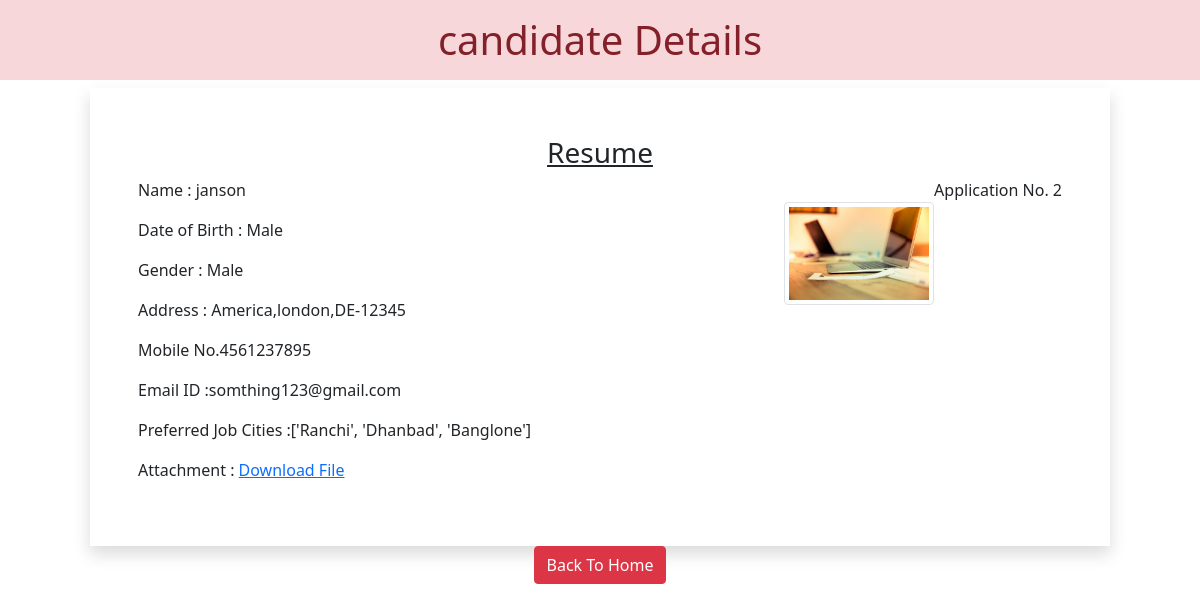
/2, run on the app's committed database.
### myapp/models.py (models this page shows)
class resume(models.Model):
    name=models.CharField(max_length=100)
    dob=models.DateField(auto_now=False, auto_now_add=False)
    gender=models.CharField(max_length=50)
    locality=models.CharField(max_length=100)
    city=models.CharField(max_length=50)
    pin=models.PositiveIntegerField()
    state=models.CharField(choices=STATE_CHOICES,max_length=50)
    mobile=models.PositiveIntegerField()
    email=models.EmailField()
    job_city=models.CharField(max_length=50)
    profile_image=models.ImageField(upload_to='profle_image',blank=True)
    my_file=models.FileField(upload_to='doc',blank=True)

### myapp/views.py (the view)
# urls.py: path('<int:pk>',views.candidateview.as_view(),name='candidate'),
class candidateview(View):
    def get(self,request,pk):
        candidate=resume.objects.get(pk=pk)
        return render(request,'myapp/candidate.html',{'candidate':candidate})

### myapp/templates/myapp/candidate.html (shortened to what this page needs)
<!DOCTYPE html>
<html lang="en">
<head>
    <link href="https://cdn.jsdelivr.net/npm/bootstrap@5.1.3/dist/css/bootstrap.min.css" rel="stylesheet">
</head>
<body>
    <h1 class="alert-danger text-center p-3">candidate Details</h1>
    <div class="row">
        <div class="col-sm-10 shadow p-5 offset-sm-1">
            <h3 class="text-center">
                <u>Resume</u>
            </h3>
            <p class="float-end">Application No. {{candidate.id}}</p>
            <img src="{{candidate.profile_image.url}}" alt=""
            class="img-fluid img-thumbnail float-end mt-4" width="150" height="150">
            <p>Name : {{candidate.name}}</p>
            <p>Date of Birth : {{candidate.gender}}</p>
            <p>Gender : {{candidate.gender}}</p>
            <p>Address : {{candidate.locality}},{{candidate.city}},{{candidate.state}}-{{candidate.pin}}</p>
            <p>Mobile No.{{candidate.mobile}}</p>
            <p>Email ID :{{candidate.email}}</p>
            <p>Preferred Job Cities :{{candidate.job_city}}</p>
            <p>Attachment : <a href="{{candidate.my_file.url}}">Download File</a></p>
        </div>
        <div class="text-center">
            <a href='/' class='btn btn-danger'>Back To Home </a>
        </div>
    </div>
</body>
</html>

### data on the page
resume: id "2", profile_image (picture), name "janson", gender "Male", locality "America", city "london", state "DE", pin "12345", mobile "4561237895", email "somthing123@gmail.com", job_city "['Ranchi', 'Dhanbad', 'Banglone']"
